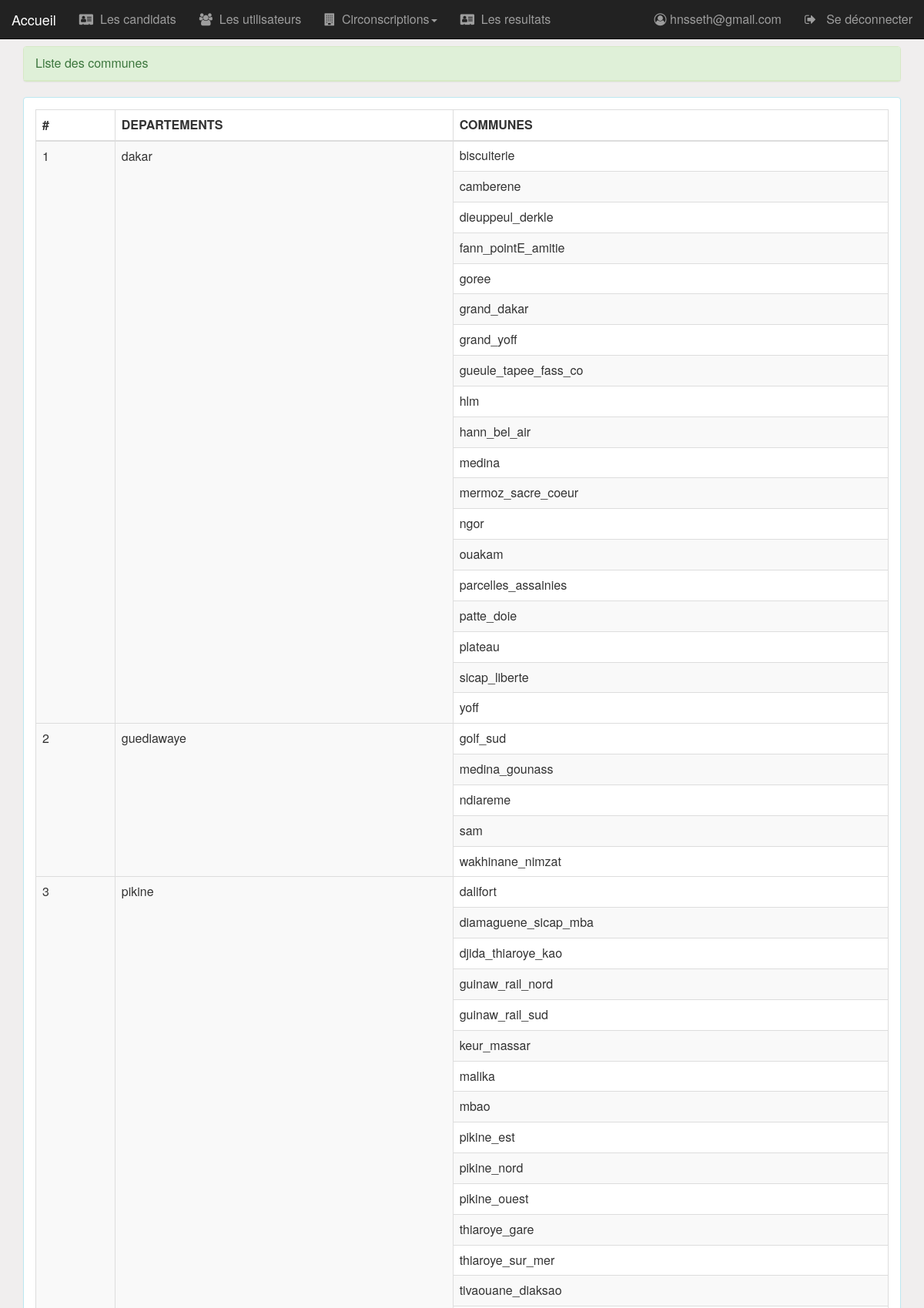
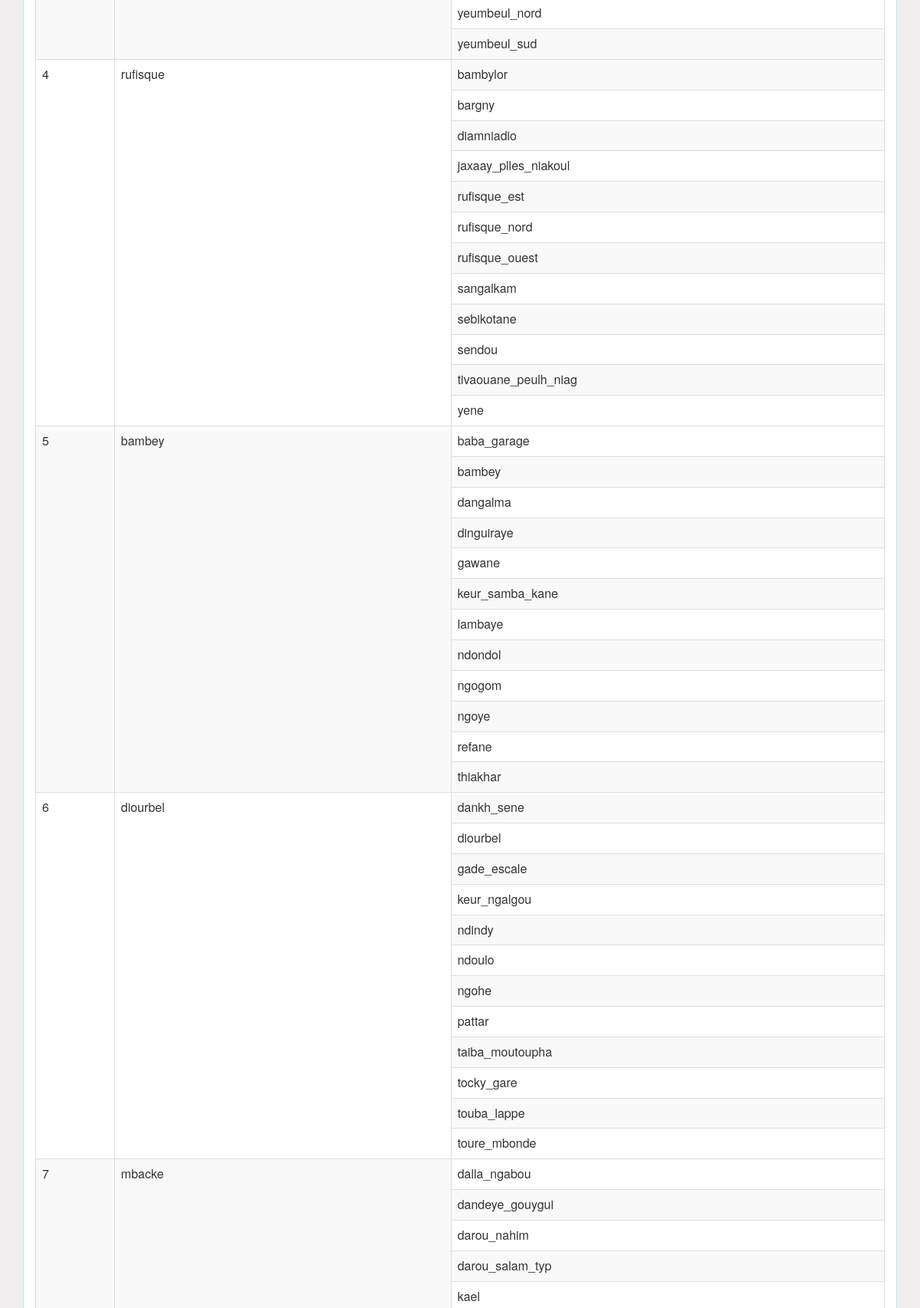
/pages/commune.php (signed in, upper part), run on the app's committed database (2 pictures, top to bottom).
### tables this page shows
CREATE TABLE IF NOT EXISTS `departement` (
  `idDepartement` int(11) NOT NULL AUTO_INCREMENT,
  `nomD` varchar(20) NOT NULL,
  `idRegionF` int(11) DEFAULT NULL,
  PRIMARY KEY (`idDepartement`),
  KEY `idRegionF` (`idRegionF`)
);

### pages/commune.php (the view, shortened to what this page needs)
<?php
    require_once("../api/db_connect.php");
    $requete="select idDepartement,nomD,group_concat(nomC) as nom_commune,count(nomC) as nbCom from departement,commune where idDepartement=idDepartF group by idDepartement";
    $resultatC=mysqli_query($conn,$requete);
?>
<!DOCTYPE HTML>
<HTML>
    <head>
        <link rel="stylesheet" type="text/css" href="../css/bootstrap.css">
        <link rel="stylesheet" type="text/css" href="../css/font-awesome.min.css">
        <link rel="stylesheet" type="text/css" href="../css/monstyle.css">
    </head>
    <body>
        <?php include("menu.php"); ?>
        <div class="container">
            <div class="panel panel-success margetop60">
				<div class="panel-heading">Liste des communes</div>
			</div>
            <div class="panel panel-info">
                <div class="panel-body">
                    <table class="table table-bordered table-striped">
                        <thead>
                            <tr>
                                <th>#</th>
                                <th>DEPARTEMENTS</th>
                                <th>COMMUNES</th>
                            </tr>
                        </thead>
                        <tbody>
                            <?php while($depart=mysqli_fetch_assoc($resultatC)){ $de=explode(',', $depart['nom_commune']);?>
                                <tr>
                                    <td rowspan="<?php echo ($depart['nbCom'])+1 ?>"><?php echo $depart['idDepartement'] ?> </td>
                                    <td rowspan="<?php echo ($depart['nbCom'])+1 ?>"><?php echo $depart['nomD'] ?> </td>
                                    <?php
                                    foreach($de as $des){?>
                                        <tr><td class="child"><?php echo $des ?> </td></tr>
                                    <?php }
                                    ?>
                                </tr>
                            <?PHP } ?>
                        </tbody>
                    </table>
                </div>
            </div>
        </div>
    </body>
</HTML>

### css/monstyle.css (style rules this page uses)
.margetop60 { margin-top: 60px; }
body { background-color: rgb(240, 238, 238); font-size: 16px; }

### data on the page
departement: idDepartement "1", nomD "dakar", des "biscuiterie", des "camberene", des "dieuppeul_derkle", des "fann_pointE_amitie", des "goree", des "grand_dakar", des "grand_yoff", des "gueule_tapee_fass_co", des "hlm", des "hann_bel_air", des "medina", des "mermoz_sacre_coeur", des "ngor", des "ouakam", des "parcelles_assainies", des "patte_doie", des "plateau", des "sicap_liberte", des "yoff"
departement: idDepartement "2", nomD "guediawaye", des "golf_sud", des "medina_gounass", des "ndiareme", des "sam", des "wakhinane_nimzat"
departement: idDepartement "3", nomD "pikine", des "dalifort", des "diamaguene_sicap_mba", des "djida_thiaroye_kao", des "guinaw_rail_nord", des "guinaw_rail_sud", des "keur_massar", des "malika", des "mbao", des "pikine_est", des "pikine_nord", des "pikine_ouest", des "thiaroye_gare", des "thiaroye_sur_mer", des "tivaouane_diaksao", des "yeumbeul_nord", des "yeumbeul_sud"
departement: idDepartement "4", nomD "rufisque", des "bambylor", des "bargny", des "diamniadio", des "jaxaay_plles_niakoul", des "rufisque_est", des "rufisque_nord", des "rufisque_ouest", des "sangalkam", des "sebikotane", des "sendou", des "tivaouane_peulh_niag", des "yene"
departement: idDepartement "5", nomD "bambey", des "baba_garage", des "bambey", des "dangalma", des "dinguiraye", des "gawane", des "keur_samba_kane", des "lambaye", des "ndondol", des "ngogom", des "ngoye", des "refane", des "thiakhar"
departement: idDepartement "6", nomD "diourbel", des "dankh_sene", des "diourbel", des "gade_escale", des "keur_ngalgou", des "ndindy", des "ndoulo", des "ngohe", des "pattar", des "taiba_moutoupha", des "tocky_gare", des "touba_lappe", des "toure_mbonde"
departement: idDepartement "7", nomD "mbacke", des "dalla_ngabou", des "dandeye_gouygui", des "darou_nahim", des "darou_salam_typ", des "kael"

### other printed values
$_SESSION['user']['mail'] "hnsseth@gmail.com"
